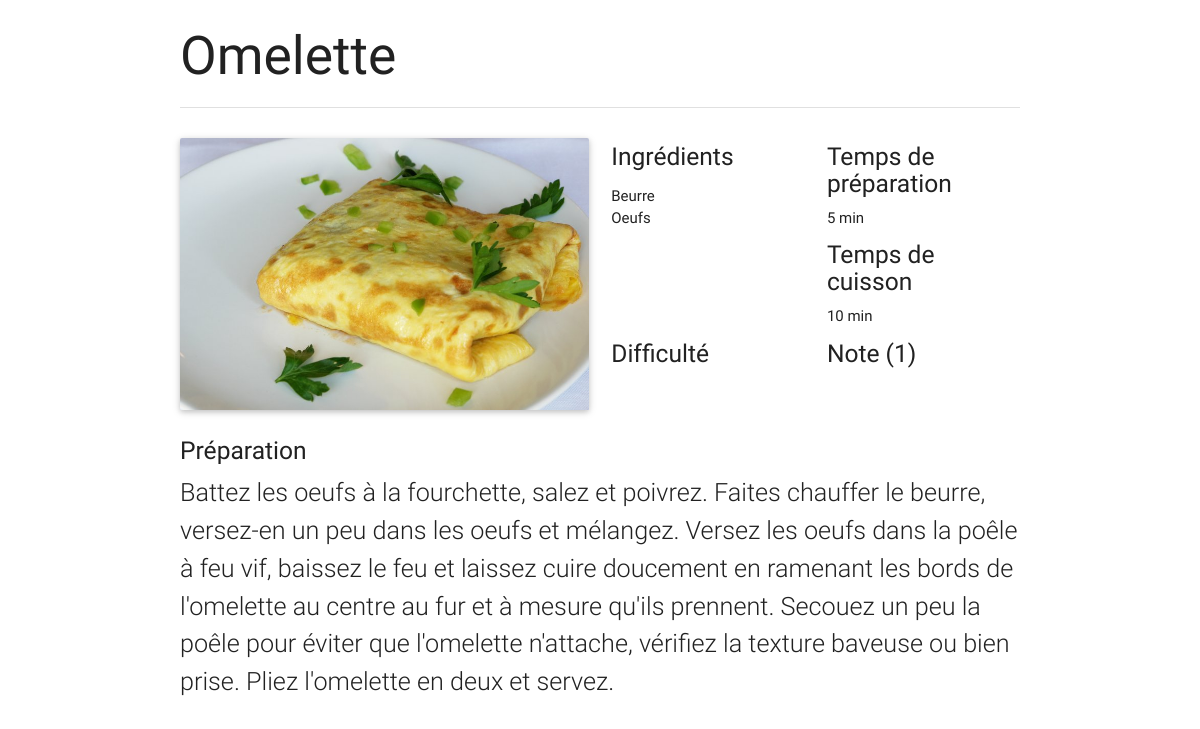
The page /preparation.php?id=4 on the database its author committed.
### tables this page shows
CREATE TABLE "recettes" (
	`ID`	INT NOT NULL,
	`TITRE`	TEXT NOT NULL,
	`PREPARATION`	TEXT NOT NULL,
	`TEMPSPREP`	INT NOT NULL,
	`TEMPSCUIS`	INT NOT NULL,
	`NOTE`	REAL NOT NULL,
	`IMGURL`	TEXT NOT NULL,
	`DIFFICULTE`	INT NOT NULL,
	`NOMBREVOTES`	INTEGER NOT NULL,
	PRIMARY KEY(ID)
);

### preparation.php (the view, shortened to what this page needs)
<?php
	$idrecette =  $_GET['id'];
	$db = new SQLite3("db/cuisineEtudiante.db");
	$queryRecette="SELECT * FROM recettes WHERE ID='".$idrecette."';";
	$infos = $db->query($queryRecette);
	$queryIngr="SELECT NOM FROM ((SELECT IDINGR FROM correspondance WHERE IDRECETTE = '".$idrecette."')
				INNER JOIN ingredients ON ingredients.ID = IDINGR);";
	$list_ingr = $db->query($queryIngr);
?>
<!DOCTYPE html>
 <html>
	<head>
		<link type="text/css" rel="stylesheet" href="css/materialize.min.css"  media="screen,projection"/>
		<link type="text/css" rel="stylesheet" href="css/index.css" media="screen,projection"/>
	</head>
	<body>
		<main>
			<?php
			while ($rec = $infos->fetchArray()){
					$id = $rec[0];
					$name = $rec[1];
					$prep = $rec[2];
					$tps_cuis = $rec[4];
					$tps_prep = $rec[3];
					$img = $rec[6];
					$diff = $rec[7];
					$note = $rec[5];
					$nbVotes = $rec[8];
			echo '
			<div class="container">
				<h2>'.$name.'</h2>
				<div class="divider"></div>
				</br>
				 <div class="row ">
					<div class="col s12 m6 l6">
					  <div class="card">
						<div class="card-image">
						  <img src="'.$img.'">
						</div>
					  </div>
					</div>
					<div class="col s12 m3 l3">
						<h5>Ingrédients</h5>
						<ul>';
						while ($ingr = $list_ingr->fetchArray()){
							$name_ingr = $ingr[0];
						echo '<li>'.$name_ingr.'
							</li>';
						}
					echo '</ul>
					</div>
					<div class="col s12 m3 l3">
						<h5>Temps de préparation</h5>
						'.$tps_prep.' min
					</div>
					<div class="col s12 m3 l3">
						<h5>Temps de cuisson</h5>
						'.$tps_cuis.' min
					</div>
					<div class="col s12 m3 l3">
						<h5>Difficulté</h5>
						<div id="difficulte" nombre="'.$diff.'" style="min-width:9em">
						</div>
					</div>
					<div id="note" class="col s12 m3 l3">
						<h5>Note ('.$nbVotes.')</h5>
						<div>
						<div id="etoiles" nombre="'.$note.'" idRecette='.$id.' style="min-width:9em">
						</div></div>
					</div>
					<div class="col s12 flow-text" >
						<h5>Préparation</h5>
						'.$prep.'
					</div>
				</div>
			</div>
			';
		}
			?>
		</main>
	</body>
</html>

### css/index.css (style rules this page uses)
body { display: flex; min-height: 100vh; flex-direction: column; }
main { flex: 1 0 auto; }

### rows shown on the page
recettes: TITRE "Omelette", IMGURL (picture), name_ingr "Beurre", name_ingr "Oeufs", TEMPSPREP "5", TEMPSCUIS "10", NOMBREVOTES "1", PREPARATION "Battez les oeufs à la fourchette, salez et poivrez. Faites chauffer le beurre, versez-en un peu dans les oeufs et mélangez. Versez les oeufs dans la poêle à feu vif, baissez le feu et laissez cuire doucement en ramenant les bords de l'omelette au centre au fur et à mesure qu'ils prennent. Secouez un peu la poêle pour éviter que l'omelette n'attache, vérifiez la texture baveuse ou bien prise. Pliez l'omelette en deux et servez."
